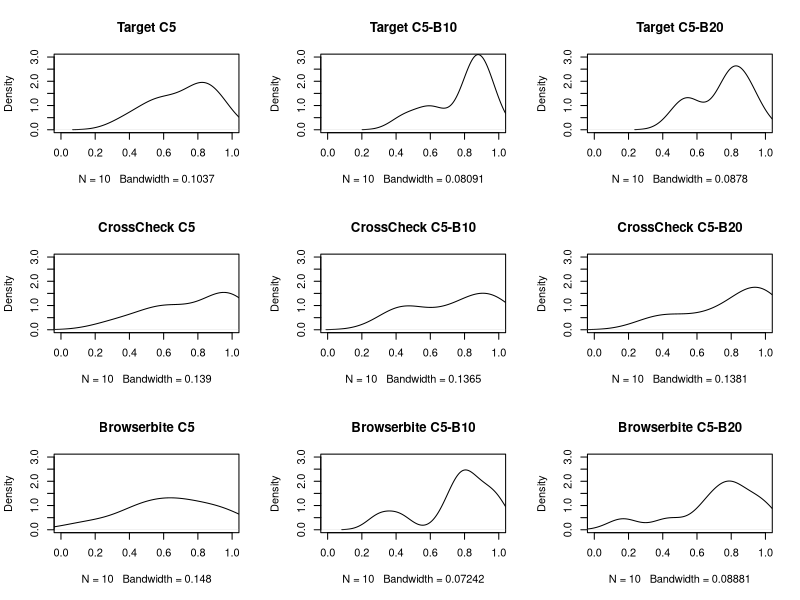
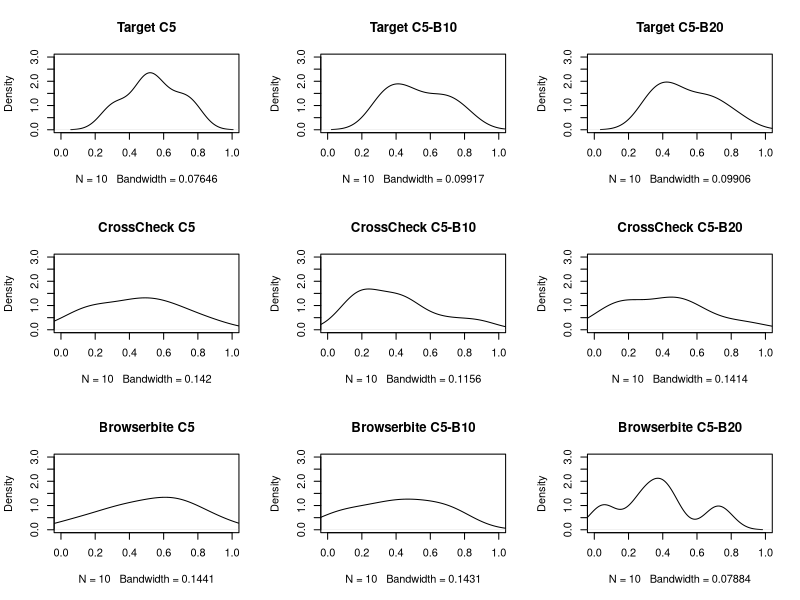
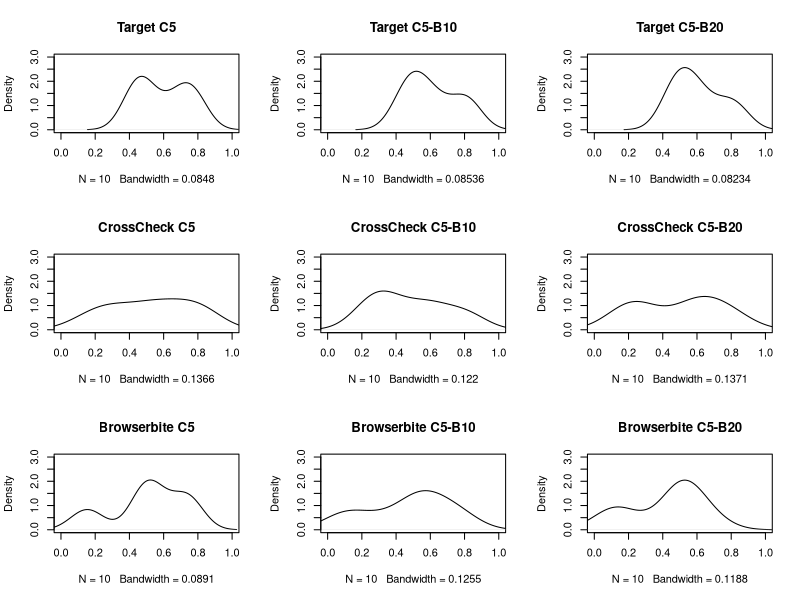

These figures' R source, in order:
#library(lattice)
#library(PMCMR)

precision <- head(read.csv('../output/precision.csv', sep=';', header=T), 10)[,2:10]
recall <- head(read.csv('../output/recall.csv', sep=';', header=T), 10)[,2:10]
fscore <- head(read.csv('../output/fscore.csv', sep=';', header=T), 10)[,2:10]

print('Precision')
png('precision.png', height=1000, width=1000, units='px')
par(mfrow=c(3, 3))
plot(density(precision[, 'c5.target']), main='Target C5', ylim=c(0,3), xlim=c(0, 1))
plot(density(precision[, 'c5.b10.target']), main='Target C5-B10', ylim=c(0,3), xlim=c(0, 1))
plot(density(precision[, 'c5.b20.target']), main='Target C5-B20', ylim=c(0,3), xlim=c(0, 1))
plot(density(precision[, 'c5.crosscheck']), main='CrossCheck C5', ylim=c(0,3), xlim=c(0, 1))
plot(density(precision[, 'c5.b10.crosscheck']), main='CrossCheck C5-B10', ylim=c(0,3), xlim=c(0, 1))
plot(density(precision[, 'c5.b20.crosscheck']), main='CrossCheck C5-B20', ylim=c(0,3), xlim=c(0, 1))
plot(density(precision[, 'c5.browserbite']), main='Browserbite C5', ylim=c(0,3), xlim=c(0, 1))
plot(density(precision[, 'c5.b10.browserbite']), main='Browserbite C5-B10', ylim=c(0,3), xlim=c(0, 1))
plot(density(precision[, 'c5.b20.browserbite']), main='Browserbite C5-B20', ylim=c(0,3), xlim=c(0, 1))
dev.off()
#s_t <- shapiro.test(precision[,'c5.target'])
#print(s_t)
#s_c <- shapiro.test(precision[,'c5.crosscheck'])
#print(s_c)
#s_c <- shapiro.test(precision[,'c5.browserbite'])
#print(s_c)
#s_t <- shapiro.test(precision[,'c5.b10.target'])
#print(s_t)
#s_c <- shapiro.test(precision[,'c5.b10.crosscheck'])
#print(s_c)
#s_c <- shapiro.test(precision[,'c5.b10.browserbite'])
#print(s_c)
#s_t <- shapiro.test(precision[,'c5.b20.target'])
#print(s_t)
#s_c <- shapiro.test(precision[,'c5.b20.crosscheck'])
#print(s_c)
#s_c <- shapiro.test(precision[,'c5.b20.browserbite'])
#print(s_c)

print(' --- Anova on precision --- ')
precision <- c(precision[, 'c5.target'], precision[, 'c5.crosscheck'], precision[, 'c5.browserbite'],
               precision[, 'c5.b10.target'], precision[, 'c5.b10.crosscheck'], precision[, 'c5.b10.browserbite'],
               precision[, 'c5.b20.target'], precision[, 'c5.b20.crosscheck'], precision[, 'c5.b20.browserbite'])
classifiers <- c('c5.target', 'c5.crosscheck', 'c5.browserbite',
                 'c5.b10.target', 'c5.b10.crosscheck', 'c5.b10.browserbite',
                 'c5.b20.target', 'c5.b20.crosscheck', 'c5.b20.browserbite')
classifiers <- rep(classifiers, each=10)
data <- data.frame(precision, classifiers)
anova <- aov(data$precision ~ data$classifiers)
print(anova)
summary(anova)


print(' --- recall --- ')
png('recall.png', height=1000, width=1000, units='px')
par(mfrow=c(3, 3))
plot(density(recall[, 'c5.target']), main='Target C5', ylim=c(0,3), xlim=c(0, 1))
plot(density(recall[, 'c5.b10.target']), main='Target C5-B10', ylim=c(0,3), xlim=c(0, 1))
plot(density(recall[, 'c5.b20.target']), main='Target C5-B20', ylim=c(0,3), xlim=c(0, 1))
plot(density(recall[, 'c5.crosscheck']), main='CrossCheck C5', ylim=c(0,3), xlim=c(0, 1))
plot(density(recall[, 'c5.b10.crosscheck']), main='CrossCheck C5-B10', ylim=c(0,3), xlim=c(0, 1))
plot(density(recall[, 'c5.b20.crosscheck']), main='CrossCheck C5-B20', ylim=c(0,3), xlim=c(0, 1))
plot(density(recall[, 'c5.browserbite']), main='Browserbite C5', ylim=c(0,3), xlim=c(0, 1))
plot(density(recall[, 'c5.b10.browserbite']), main='Browserbite C5-B10', ylim=c(0,3), xlim=c(0, 1))
plot(density(recall[, 'c5.b20.browserbite']), main='Browserbite C5-B20', ylim=c(0,3), xlim=c(0, 1))
dev.off()
#s_t <- shapiro.test(recall[,'c5.target'])
#print(s_t)
#s_c <- shapiro.test(recall[,'c5.crosscheck'])
#print(s_c)
#s_c <- shapiro.test(recall[,'c5.browserbite'])
#print(s_c)

print(' --- Anova on recall --- ')
recall <- c(recall[, 'c5.target'], recall[, 'c5.crosscheck'], recall[, 'c5.browserbite'],
            recall[, 'c5.b10.target'], recall[, 'c5.b10.crosscheck'], recall[, 'c5.b10.browserbite'],
            recall[, 'c5.b20.target'], recall[, 'c5.b20.crosscheck'], recall[, 'c5.b20.browserbite'])
classifiers <- c('c5.target', 'c5.crosscheck', 'c5.browserbite',
                 'c5.b10.target', 'c5.b10.crosscheck', 'c5.b10.browserbite',
                 'c5.b20.target', 'c5.b20.crosscheck', 'c5.b20.browserbite')
classifiers <- rep(classifiers, each=10)
data <- data.frame(recall, classifiers)
anova <- aov(data$recall ~ data$classifiers)
print(anova)
summary(anova)

print(' --- fscore --- ')
png('fscore.png', height=1000, width=1000, units='px')
par(mfrow=c(3, 3))
plot(density(fscore[, 'c5.target']), main='Target C5', ylim=c(0,3), xlim=c(0, 1))
plot(density(fscore[, 'c5.b10.target']), main='Target C5-B10', ylim=c(0,3), xlim=c(0, 1))
plot(density(fscore[, 'c5.b20.target']), main='Target C5-B20', ylim=c(0,3), xlim=c(0, 1))
plot(density(fscore[, 'c5.crosscheck']), main='CrossCheck C5', ylim=c(0,3), xlim=c(0, 1))
plot(density(fscore[, 'c5.b10.crosscheck']), main='CrossCheck C5-B10', ylim=c(0,3), xlim=c(0, 1))
plot(density(fscore[, 'c5.b20.crosscheck']), main='CrossCheck C5-B20', ylim=c(0,3), xlim=c(0, 1))
plot(density(fscore[, 'c5.browserbite']), main='Browserbite C5', ylim=c(0,3), xlim=c(0, 1))
plot(density(fscore[, 'c5.b10.browserbite']), main='Browserbite C5-B10', ylim=c(0,3), xlim=c(0, 1))
plot(density(fscore[, 'c5.b20.browserbite']), main='Browserbite C5-B20', ylim=c(0,3), xlim=c(0, 1))
dev.off()
#s_t <- shapiro.test(fscore[,'c5.target'])
#print(s_t)
#s_c <- shapiro.test(fscore[,'c5.crosscheck'])
#print(s_c)
#s_c <- shapiro.test(fscore[,'c5.browserbite'])
#print(s_c)

print(' --- Anova on fscore --- ')
fscore <- c(fscore[, 'c5.target'], fscore[, 'c5.crosscheck'], fscore[, 'c5.browserbite'],
            fscore[, 'c5.b10.target'], fscore[, 'c5.b10.crosscheck'], fscore[, 'c5.b10.browserbite'],
            fscore[, 'c5.b20.target'], fscore[, 'c5.b20.crosscheck'], fscore[, 'c5.b20.browserbite'])
classifiers <- c('c5.target', 'c5.crosscheck', 'c5.browserbite',
                 'c5.b10.target', 'c5.b10.crosscheck', 'c5.b10.browserbite',
                 'c5.b20.target', 'c5.b20.crosscheck', 'c5.b20.browserbite')
classifiers <- rep(classifiers, each=10)
data <- data.frame(fscore, classifiers)
anova <- aov(data$fscore ~ data$classifiers)
print(anova)
summary(anova)
